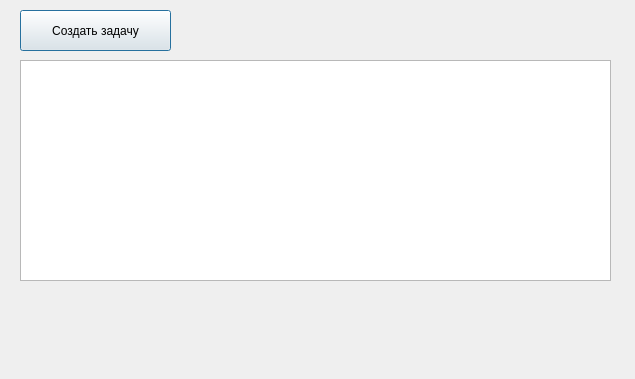
<?xml version="1.0" encoding="UTF-8"?>
<ui version="4.0">
 <class>laskListDialog</class>
 <widget class="QDialog" name="laskListDialog">
  <property name="geometry">
   <rect>
    <x>0</x>
    <y>0</y>
    <width>635</width>
    <height>379</height>
   </rect>
  </property>
  <property name="windowTitle">
   <string>Dialog</string>
  </property>
  <widget class="QPushButton" name="createButton">
   <property name="geometry">
    <rect>
     <x>20</x>
     <y>10</y>
     <width>151</width>
     <height>41</height>
    </rect>
   </property>
   <property name="text">
    <string>Создать задачу</string>
   </property>
  </widget>
  <widget class="QTableView" name="taskListView">
   <property name="geometry">
    <rect>
     <x>20</x>
     <y>60</y>
     <width>591</width>
     <height>221</height>
    </rect>
   </property>
  </widget>
 </widget>
 <resources/>
 <connections/>
</ui>
